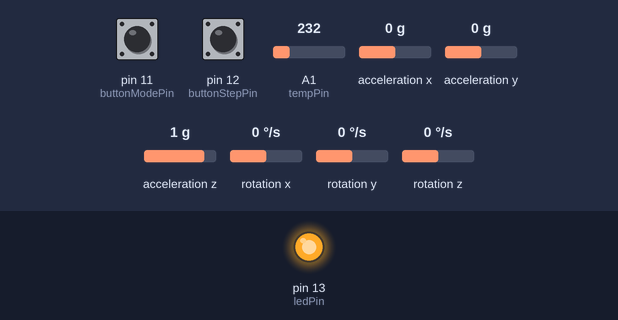
Recording of a sketch running on a simulated Arduino Uno, built with avr-gcc and run on an emulated ATmega328P. Parts: output pins drawn as LEDs (lit = HIGH). Dashed ring = blinking. The inputs (shaded band) are chosen by the test bench; at power-on: pin 11 (buttonModePin) HIGH, pin 12 (buttonStepPin) HIGH, A1 (tempPin) = 232, acceleration x 0 g, acceleration y 0 g, acceleration z 1 g, rotation x 0 °/s, rotation y 0 °/s, rotation z 0 °/s. What the sketch prints to the serial monitor is not drawn.

Above: at 1.2 s.
1.3 s: pin 11 (buttonModePin) pulled LOW for 1 s
At 2.5 s:
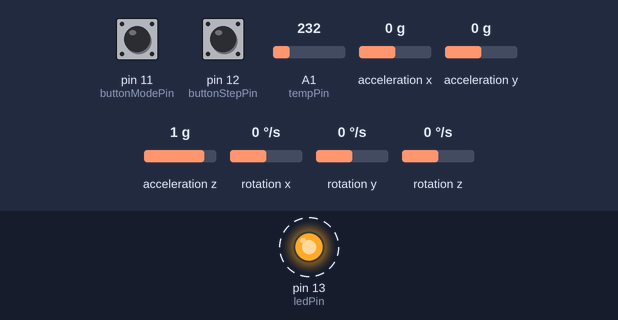
9.1 s: pin 11 (buttonModePin) pulled LOW for 0.15 s
At 9.9 s:
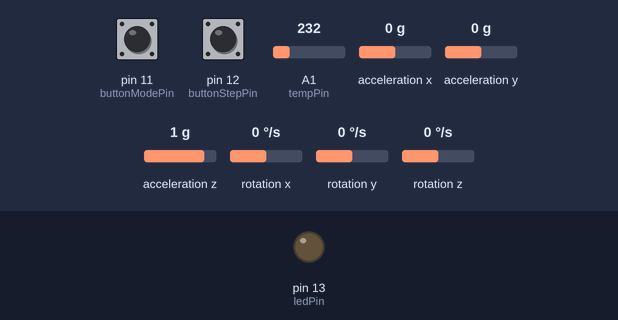
Timing chart, 0 to 12.1 s (numbered marks = the images above; inputs shaded):
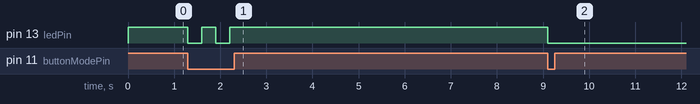

Measured:
- after the input at 1.3 s, pin 13 (ledPin): alternates HIGH for 0.30 s and LOW for 0.30 s, 4 changes in all, then stays HIGH, starting at once
- after the input at 9.1 s, pin 13 (ledPin): HIGH → LOW at once

The sketch:

steps.ino
```cpp
#include <Wire.h> // Must include Wire library for I2C
#include <SparkFun_MMA8452Q.h> // Includes the SFE_MMA8452Q library

MMA8452Q accel;
float prevX1 = 0;
float prevX2 = 0;
float prevY1 = 0;
float prevY2 = 0;
float prevZ1 = 1;
float prevZ2 = 1;

float rollingAverage;
const int VALS = 60;
float moveVals[VALS];
int sleepSamples = 0;

unsigned long accum = 0;
bool wait = true;

float zMean = 0;
float dataPoints = 0;

int steps = 0;

const int buttonModePin = 11;
const int buttonStepPin = 12;
const int ledPin = 13;
const int tempPin = A1;

const int INTERVAL = 250;
float tempRollingAverage;
const int FILTER_COUNTS = 8;
float temperatures[FILTER_COUNTS];
int count = 0;

unsigned long protocolAccumulator = 0;

float sleepTime = 0;
unsigned long sleepCount = 0;

const int MAGIC = 0x24;
const int DEBUG_KEY = 0x41;
const int ERROR_KEY = 0x42;
const int TEMP_KEY = 0x43;
const int STEPS_KEY = 0x44;
const int SLEEP_KEY = 0x45;
const int RUN_KEY = 0x46;
const int Z_KEY = 0x47;

void setup() {
  // put your setup code here, to run once:
  Serial.begin(9600);
  accel.init();
  pinMode(buttonModePin, INPUT_PULLUP);
  pinMode(buttonStepPin, INPUT_PULLUP);
  pinMode(tempPin, INPUT);
  pinMode(ledPin, OUTPUT);
  for (int x = 0; x < 60; x++) {
    moveVals[x] = .05;
  }
  analogReference(INTERNAL);
}

void loop() {
  // put your main code here, to run repeatedly:
  digitalWrite(ledPin, HIGH);
  countSteps();
}

void countSteps() {
  //read data
  if (accel.available()) {
    accel.read();
  }

  //check wait
  if (millis() - accum > 300) {
    wait = true;
  }

  //update zMean
  float sum = zMean * dataPoints;
  dataPoints += 1;
  sum += accel.cz;
  zMean = sum / dataPoints;

  //detect peak
  if (prevZ1 > prevZ2 && prevZ1 > accel.cz) {
    if (prevZ1 > zMean + .5) {
      if (wait) {
        steps += 1;
        accum = millis();
        wait = false;
      }
    }
  }

  //update prevs
  prevZ2 = prevZ1;
  prevZ1 = accel.cz;
  prevX2 = prevX1;
  prevX1 = accel.cx;
  prevY2 = prevY1;
  prevY1 = accel.cy;

  if (!digitalRead(buttonStepPin)) {
    steps = 0;
  }

  protocol();

  if (!digitalRead(buttonModePin)) {
    digitalWrite(ledPin, LOW);
    delay(300);
    trackSleep();
  }
  else {
    countSteps();
  }
}

void trackSleep() {
  //read data
  sleepCount = millis();
  if (accel.available()) {
    accel.read();
  }

  //get all movement in one number
  moveVals[sleepSamples % VALS] = abs(accel.cx - prevX1);
  moveVals[(sleepSamples % VALS) + 1] = abs(accel.cy - prevY1);
  moveVals[(sleepSamples % VALS) + 2] = abs(accel.cz - prevZ1);
  sleepSamples += 3;

  rollingAverage = 0;
  for (int x = 0; x < VALS; x++) {
    rollingAverage += moveVals[x];
  }
  rollingAverage = rollingAverage / VALS;

  //if rollingAverage is low enough, update sleep count
  if (rollingAverage < .01) {
    sleepTime += millis() - sleepCount;
  }

  prevX1 = accel.cx;
  prevY1 = accel.cy;
  prevZ1 = accel.cz;

  if (!digitalRead(buttonStepPin)) {
    steps = 0;
  }

  protocol();

  if (!digitalRead(buttonModePin)) {
    digitalWrite(ledPin, HIGH);
    delay(300);
    countSteps();
  }
  else {
    trackSleep();
  }
}

//void updateTemp() {
//  if (millis() - tempAccumulator > INTERVAL) {
//    tempAccumulator += INTERVAL;
//    float tmpAD = analogRead(tempPin);
//    float tmpVolts = (.0010742187 * tmpAD);
//    float temp = (tmpVolts * 100) - 50;
//    temperatures[count % FILTER_COUNTS] = temp;
//    count += 1;
//    tempRollingAverage = 0;
//    for (int x = 0; x < FILTER_COUNTS; x++) {
//      tempRollingAverage += temperatures[x];
//    }
//    tempRollingAverage = tempRollingAverage / FILTER_COUNTS;
//    Serial.print("TEMP: ");
//    Serial.println(tempRollingAverage);
//  }
//}

void protocol() {
  if ((millis() - protocolAccumulator) > 100) {
    sendDebugString("abcd");
    sendErrorString("efgh");
    sendTemp();
    sendSteps();
    sendSleepTime();
    sendTimeRunning();
    sendZ();
    protocolAccumulator = millis();
  }
}

void sendDebugString(const char* message) {
  Serial.write(MAGIC);
  Serial.write(DEBUG_KEY);
  Serial.write(strlen(message));
  Serial.write(message);
}

void sendErrorString(const char* message) {
  Serial.write(MAGIC);
  Serial.write(ERROR_KEY);
  Serial.write(strlen(message));
  Serial.write(message);
}

void sendTimeRunning() {
    unsigned long timeElapsed = millis();
    Serial.write(MAGIC);
    Serial.write(RUN_KEY);
    unsigned long byte1 = timeElapsed >> 24;
    Serial.write(byte1);
    unsigned long byte2 = timeElapsed >> 16;
    Serial.write(byte2);
    unsigned long byte3 = timeElapsed >> 8;
    Serial.write(byte3);
    Serial.write(timeElapsed);
}


void sendTemp() {
  Serial.write(MAGIC);
  Serial.write(TEMP_KEY);
  int tmpAD = analogRead(tempPin);
  int byte1 = tmpAD >> 8;
  Serial.write(byte1);
  Serial.write(tmpAD);
}

void sendSteps() {
  Serial.write(MAGIC);
  Serial.write(STEPS_KEY);
  int byte1 = steps >> 8;
  Serial.write(byte1);
  Serial.write(steps);
}

void sendSleepTime() {
  Serial.write(MAGIC);
  Serial.write(SLEEP_KEY);
  unsigned long rawBits;
  rawBits = *(unsigned long *) &sleepTime;
  unsigned long byte1 = rawBits >> 24;
  Serial.write(byte1);
  unsigned long byte2 = rawBits >> 16;
  Serial.write(byte2);
  unsigned long byte3 = rawBits >> 8;
  Serial.write(byte3);
  Serial.write(rawBits);
}

void sendZ() {
  Serial.write(MAGIC);
  Serial.write(Z_KEY);
  unsigned long rawBits;
  rawBits = *(unsigned long *) &prevZ1;
  unsigned long byte1 = rawBits >> 24;
  Serial.write(byte1);
  unsigned long byte2 = rawBits >> 16;
  Serial.write(byte2);
  unsigned long byte3 = rawBits >> 8;
  Serial.write(byte3);
  Serial.write(rawBits);
}

void printCalculatedAccels() {
  Serial.print(accel.cx, 3);
  Serial.print(",");
  Serial.print(accel.cy, 3);
  Serial.print(",");
  Serial.print(accel.cz, 3);
  Serial.println(",");
  Serial.println(millis());
}

void tempTest() {
  int tmpAD = analogRead(tempPin);
  Serial.print("AD: ");
  Serial.println(tmpAD);
  float tmpVolts = (.0010742187 * tmpAD);
  Serial.print("Volts: ");
  Serial.println(tmpVolts);
  float temp = (tmpVolts * 100) - 50;
  Serial.println(temp);
  delay(500);
}
```
